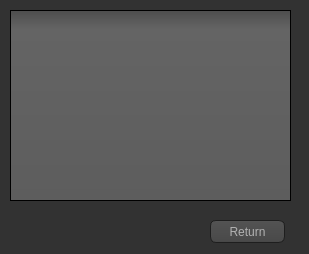
<?xml version="1.0" encoding="UTF-8"?>
<ui version="4.0">
 <class>AfficherClient</class>
 <widget class="QDialog" name="AfficherClient">
  <property name="geometry">
   <rect>
    <x>0</x>
    <y>0</y>
    <width>309</width>
    <height>254</height>
   </rect>
  </property>
  <property name="windowTitle">
   <string>Dialog</string>
  </property>
  <property name="styleSheet">
   <string notr="true">QToolTip
{
     border: 1px solid black;
     background-color: #ffa02f;
     padding: 1px;
     border-radius: 3px;
     opacity: 100;
}

QWidget
{
    color: #b1b1b1;
    background-color: #323232;
}

QWidget:item:hover
{
    background-color: QLinearGradient( x1: 0, y1: 0, x2: 0, y2: 1, stop: 0 #ffa02f, stop: 1 #ca0619);
    color: #000000;
}

QWidget:item:selected
{
    background-color: QLinearGradient( x1: 0, y1: 0, x2: 0, y2: 1, stop: 0 #ffa02f, stop: 1 #d7801a);
}

QMenuBar::item
{
    background: transparent;
}

QMenuBar::item:selected
{
    background: transparent;
    border: 1px solid #ffaa00;
}

QMenuBar::item:pressed
{
    background: #444;
    border: 1px solid #000;
    background-color: QLinearGradient(
        x1:0, y1:0,
        x2:0, y2:1,
        stop:1 #212121,
        stop:0.4 #343434/*,
        stop:0.2 #343434,
        stop:0.1 #ffaa00*/
    );
    margin-bottom:-1px;
    padding-bottom:1px;
}

QMenu
{
    border: 1px solid #000;
}

QMenu::item
{
    padding: 2px 20px 2px 20px;
}

QMenu::item:selected
{
    color: #000000;
}

QWidget:disabled
{
    color: #404040;
    background-color: #323232;
}

QAbstractItemView
{
    background-color: QLinearGradient( x1: 0, y1: 0, x2: 0, y2: 1, stop: 0 #4d4d4d, stop: 0.1 #646464, stop: 1 #5d5d5d);
}

QWidget:focus
{
    /*border: 2px solid QLinearGradient( x1: 0, y1: 0, x2: 0, y2: 1, stop: 0 #ffa02f, stop: 1 #d7801a);*/
}

QLineEdit
{
    background-color: QLinearGradient( x1: 0, y1: 0, x2: 0, y2: 1, stop: 0 #4d4d4d, stop: 0 #646464, stop: 1 #5d5d5d);
    padding: 1px;
    border-style: solid;
    border: 1px solid #1e1e1e;
    border-radius: 5;
}

QPushButton
{
    color: #b1b1b1;
    background-color: QLinearGradient( x1: 0, y1: 0, x2: 0, y2: 1, stop: 0 #565656, stop: 0.1 #525252, stop: 0.5 #4e4e4e, stop: 0.9 #4a4a4a, stop: 1 #464646);
    border-width: 1px;
    border-color: #1e1e1e;
    border-style: solid;
    border-radius: 6;
    padding: 3px;
    font-size: 12px;
    padding-left: 5px;
    padding-right: 5px;
}

QPushButton:pressed
{
    background-color: QLinearGradient( x1: 0, y1: 0, x2: 0, y2: 1, stop: 0 #2d2d2d, stop: 0.1 #2b2b2b, stop: 0.5 #292929, stop: 0.9 #282828, stop: 1 #252525);
}

QComboBox
{
    selection-background-color: #ffaa00;
    background-color: QLinearGradient( x1: 0, y1: 0, x2: 0, y2: 1, stop: 0 #565656, stop: 0.1 #525252, stop: 0.5 #4e4e4e, stop: 0.9 #4a4a4a, stop: 1 #464646);
    border-style: solid;
    border: 1px solid #1e1e1e;
    border-radius: 5;
}

QComboBox:hover,QPushButton:hover
{
    border: 2px solid QLinearGradient( x1: 0, y1: 0, x2: 0, y2: 1, stop: 0 #ffa02f, stop: 1 #d7801a);
}


QComboBox:on
{
    padding-top: 3px;
    padding-left: 4px;
    background-color: QLinearGradient( x1: 0, y1: 0, x2: 0, y2: 1, stop: 0 #2d2d2d, stop: 0.1 #2b2b2b, stop: 0.5 #292929, stop: 0.9 #282828, stop: 1 #252525);
    selection-background-color: #ffaa00;
}

QComboBox QAbstractItemView
{
    border: 2px solid darkgray;
    selection-background-color: QLinearGradient( x1: 0, y1: 0, x2: 0, y2: 1, stop: 0 #ffa02f, stop: 1 #d7801a);
}

QComboBox::drop-down
{
     subcontrol-origin: padding;
     subcontrol-position: top right;
     width: 15px;

     border-left-width: 0px;
     border-left-color: darkgray;
     border-left-style: solid; /* just a single line */
     border-top-right-radius: 3px; /* same radius as the QComboBox */
     border-bottom-right-radius: 3px;
 }

QComboBox::down-arrow
{
     image: url(:/down_arrow.png);
}

QGroupBox:focus
{
border: 2px solid QLinearGradient( x1: 0, y1: 0, x2: 0, y2: 1, stop: 0 #ffa02f, stop: 1 #d7801a);
}

QTextEdit:focus
{
    border: 2px solid QLinearGradient( x1: 0, y1: 0, x2: 0, y2: 1, stop: 0 #ffa02f, stop: 1 #d7801a);
}

QScrollBar:horizontal {
     border: 1px solid #222222;
     background: QLinearGradient( x1: 0, y1: 0, x2: 0, y2: 1, stop: 0.0 #121212, stop: 0.2 #282828, stop: 1 #484848);
     height: 7px;
     margin: 0px 16px 0 16px;
}

QScrollBar::handle:horizontal
{
      background: QLinearGradient( x1: 0, y1: 0, x2: 1, y2: 0, stop: 0 #ffa02f, stop: 0.5 #d7801a, stop: 1 #ffa02f);
      min-height: 20px;
      border-radius: 2px;
}

QScrollBar::add-line:horizontal {
      border: 1px solid #1b1b19;
      border-radius: 2px;
      background: QLinearGradient( x1: 0, y1: 0, x2: 1, y2: 0, stop: 0 #ffa02f, stop: 1 #d7801a);
      width: 14px;
      subcontrol-position: right;
      subcontrol-origin: margin;
}

QScrollBar::sub-line:horizontal {
      border: 1px solid #1b1b19;
      border-radius: 2px;
      background: QLinearGradient( x1: 0, y1: 0, x2: 1, y2: 0, stop: 0 #ffa02f, stop: 1 #d7801a);
      width: 14px;
     subcontrol-position: left;
     subcontrol-origin: margin;
}

QScrollBar::right-arrow:horizontal, QScrollBar::left-arrow:horizontal
{
      border: 1px solid black;
      width: 1px;
      height: 1px;
      background: white;
}

QScrollBar::add-page:horizontal, QScrollBar::sub-page:horizontal
{
      background: none;
}

QScrollBar:vertical
{
      background: QLinearGradient( x1: 0, y1: 0, x2: 1, y2: 0, stop: 0.0 #121212, stop: 0.2 #282828, stop: 1 #484848);
      width: 7px;
      margin: 16px 0 16px 0;
      border: 1px solid #222222;
}

QScrollBar::handle:vertical
{
      background: QLinearGradient( x1: 0, y1: 0, x2: 0, y2: 1, stop: 0 #ffa02f, stop: 0.5 #d7801a, stop: 1 #ffa02f);
      min-height: 20px;
      border-radius: 2px;
}

QScrollBar::add-line:vertical
{
      border: 1px solid #1b1b19;
      border-radius: 2px;
      background: QLinearGradient( x1: 0, y1: 0, x2: 0, y2: 1, stop: 0 #ffa02f, stop: 1 #d7801a);
      height: 14px;
      subcontrol-position: bottom;
      subcontrol-origin: margin;
}

QScrollBar::sub-line:vertical
{
      border: 1px solid #1b1b19;
      border-radius: 2px;
      background: QLinearGradient( x1: 0, y1: 0, x2: 0, y2: 1, stop: 0 #d7801a, stop: 1 #ffa02f);
      height: 14px;
      subcontrol-position: top;
      subcontrol-origin: margin;
}

QScrollBar::up-arrow:vertical, QScrollBar::down-arrow:vertical
{
      border: 1px solid black;
      width: 1px;
      height: 1px;
      background: white;
}


QScrollBar::add-page:vertical, QScrollBar::sub-page:vertical
{
      background: none;
}

QTextEdit
{
    background-color: #242424;
}

QPlainTextEdit
{
    background-color: #242424;
}

QHeaderView::section
{
    background-color: QLinearGradient(x1:0, y1:0, x2:0, y2:1, stop:0 #616161, stop: 0.5 #505050, stop: 0.6 #434343, stop:1 #656565);
    color: white;
    padding-left: 4px;
    border: 1px solid #6c6c6c;
}

QCheckBox:disabled
{
color: #414141;
}

QDockWidget::title
{
    text-align: center;
    spacing: 3px; /* spacing between items in the tool bar */
    background-color: QLinearGradient(x1:0, y1:0, x2:0, y2:1, stop:0 #323232, stop: 0.5 #242424, stop:1 #323232);
}

QDockWidget::close-button, QDockWidget::float-button
{
    text-align: center;
    spacing: 1px; /* spacing between items in the tool bar */
    background-color: QLinearGradient(x1:0, y1:0, x2:0, y2:1, stop:0 #323232, stop: 0.5 #242424, stop:1 #323232);
}

QDockWidget::close-button:hover, QDockWidget::float-button:hover
{
    background: #242424;
}

QDockWidget::close-button:pressed, QDockWidget::float-button:pressed
{
    padding: 1px -1px -1px 1px;
}

QMainWindow::separator
{
    background-color: QLinearGradient(x1:0, y1:0, x2:0, y2:1, stop:0 #161616, stop: 0.5 #151515, stop: 0.6 #212121, stop:1 #343434);
    color: white;
    padding-left: 4px;
    border: 1px solid #4c4c4c;
    spacing: 3px; /* spacing between items in the tool bar */
}

QMainWindow::separator:hover
{

    background-color: QLinearGradient(x1:0, y1:0, x2:0, y2:1, stop:0 #d7801a, stop:0.5 #b56c17 stop:1 #ffa02f);
    color: white;
    padding-left: 4px;
    border: 1px solid #6c6c6c;
    spacing: 3px; /* spacing between items in the tool bar */
}

QToolBar::handle
{
     spacing: 3px; /* spacing between items in the tool bar */
     background: url(:/images/handle.png);
}

QMenu::separator
{
    height: 2px;
    background-color: QLinearGradient(x1:0, y1:0, x2:0, y2:1, stop:0 #161616, stop: 0.5 #151515, stop: 0.6 #212121, stop:1 #343434);
    color: white;
    padding-left: 4px;
    margin-left: 10px;
    margin-right: 5px;
}

QProgressBar
{
    border: 2px solid grey;
    border-radius: 5px;
    text-align: center;
}

QProgressBar::chunk
{
    background-color: #d7801a;
    width: 2.15px;
    margin: 0.5px;
}

QTabBar::tab {
    color: #b1b1b1;
    border: 1px solid #444;
    border-bottom-style: none;
    background-color: #323232;
    padding-left: 10px;
    padding-right: 10px;
    padding-top: 3px;
    padding-bottom: 2px;
    margin-right: -1px;
}

QTabWidget::pane {
    border: 1px solid #444;
    top: 1px;
}

QTabBar::tab:last
{
    margin-right: 0; /* the last selected tab has nothing to overlap with on the right */
    border-top-right-radius: 3px;
}

QTabBar::tab:first:!selected
{
 margin-left: 0px; /* the last selected tab has nothing to overlap with on the right */


    border-top-left-radius: 3px;
}

QTabBar::tab:!selected
{
    color: #b1b1b1;
    border-bottom-style: solid;
    margin-top: 3px;
    background-color: QLinearGradient(x1:0, y1:0, x2:0, y2:1, stop:1 #212121, stop:.4 #343434);
}

QTabBar::tab:selected
{
    border-top-left-radius: 3px;
    border-top-right-radius: 3px;
    margin-bottom: 0px;
}

QTabBar::tab:!selected:hover
{
    /*border-top: 2px solid #ffaa00;
    padding-bottom: 3px;*/
    border-top-left-radius: 3px;
    border-top-right-radius: 3px;
    background-color: QLinearGradient(x1:0, y1:0, x2:0, y2:1, stop:1 #212121, stop:0.4 #343434, stop:0.2 #343434, stop:0.1 #ffaa00);
}

QRadioButton::indicator:checked, QRadioButton::indicator:unchecked{
    color: #b1b1b1;
    background-color: #323232;
    border: 1px solid #b1b1b1;
    border-radius: 6px;
}

QRadioButton::indicator:checked
{
    background-color: qradialgradient(
        cx: 0.5, cy: 0.5,
        fx: 0.5, fy: 0.5,
        radius: 1.0,
        stop: 0.25 #ffaa00,
        stop: 0.3 #323232
    );
}

QCheckBox::indicator{
    color: #b1b1b1;
    background-color: #323232;
    border: 1px solid #b1b1b1;
    width: 9px;
    height: 9px;
}

QRadioButton::indicator
{
    border-radius: 6px;
}

QRadioButton::indicator:hover, QCheckBox::indicator:hover
{
    border: 1px solid #ffaa00;
}

QCheckBox::indicator:checked
{
    image:url(:/images/checkbox.png);
}

QCheckBox::indicator:disabled, QRadioButton::indicator:disabled
{
    border: 1px solid #444;
}</string>
  </property>
  <widget class="QPushButton" name="pushButton">
   <property name="geometry">
    <rect>
     <x>210</x>
     <y>220</y>
     <width>75</width>
     <height>23</height>
    </rect>
   </property>
   <property name="text">
    <string>Return</string>
   </property>
  </widget>
  <widget class="QTableView" name="tableView">
   <property name="geometry">
    <rect>
     <x>10</x>
     <y>10</y>
     <width>281</width>
     <height>191</height>
    </rect>
   </property>
  </widget>
 </widget>
 <resources/>
 <connections/>
</ui>
